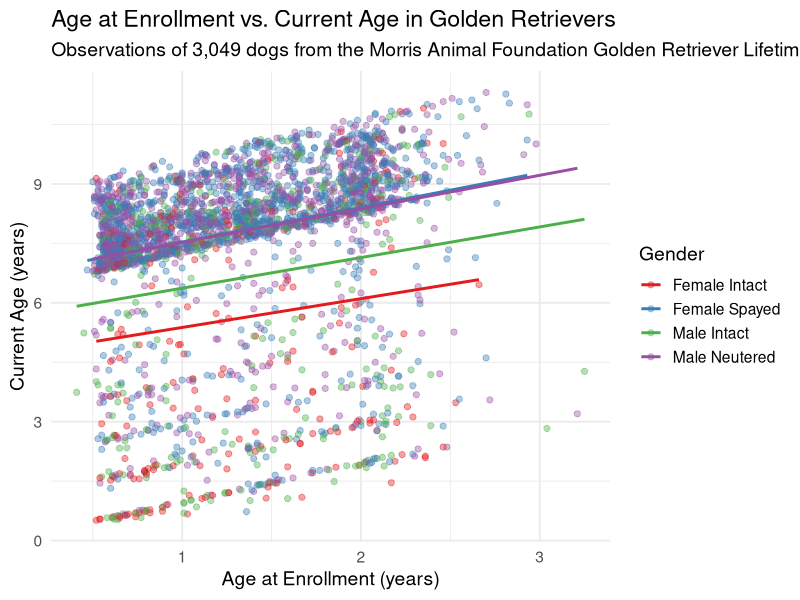

Generate this figure with R:
## ---- chunk 1
#| label: graphic
#| fig-width: 9
#| fig-height: 6

library(tidyverse)

dogs <- read_csv("golden_retrievers.csv", show_col_types = FALSE) |> 
  mutate(Gender = factor(Sex))

dogs |> 
  ggplot(aes(x = Age_at_enrollment_years, y = Age_current_years, color = Gender)) +
  geom_point(alpha = 0.4, size = 1.8) +
  geom_smooth(method = "lm", se = FALSE, linewidth = 1) +
  labs(
    title = "Age at Enrollment vs. Current Age in Golden Retrievers",
    subtitle = "Observations of 3,049 dogs from the Morris Animal Foundation Golden Retriever Lifetime Study",
    x = "Age at Enrollment (years)",
    y = "Current Age (years)",
    color = "Gender"
  ) +
  theme_minimal(base_size = 14) +
  scale_color_brewer(palette = "Set1")
